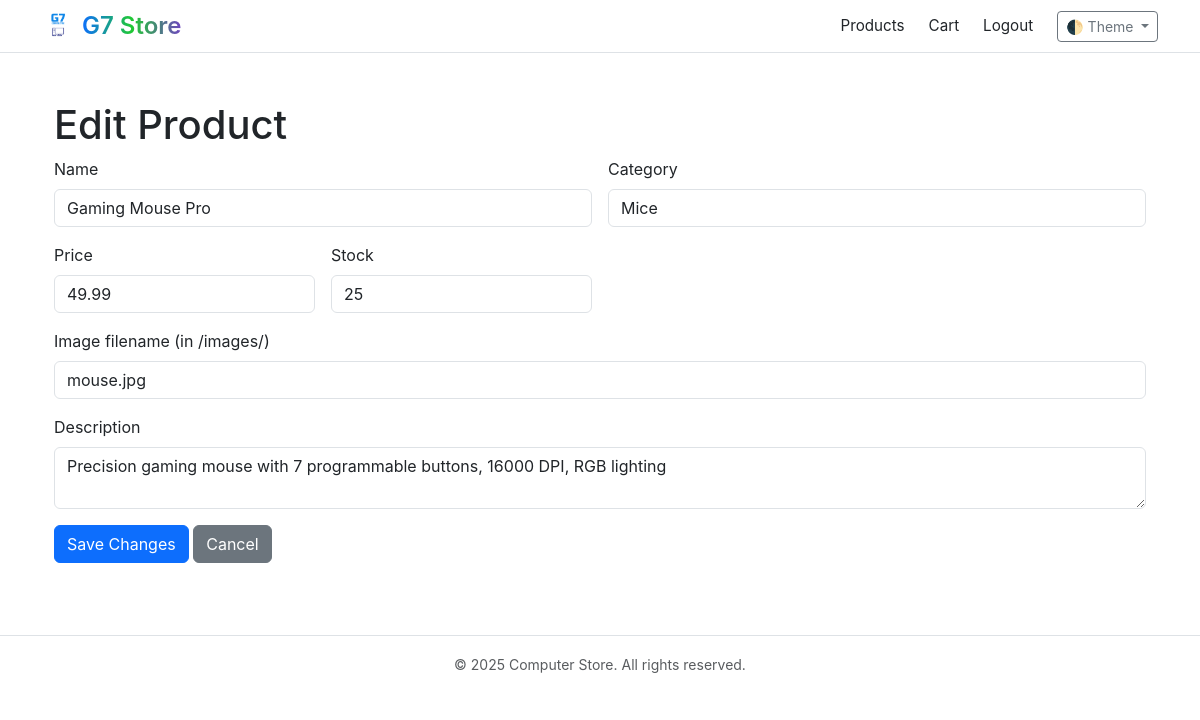
The app's page /admin/edit_product.php?id=10 (signed in) with its own data.
### tables this page shows
CREATE TABLE `products` (
  `id` int(11) NOT NULL,
  `name` varchar(255) DEFAULT NULL,
  `description` text DEFAULT NULL,
  `price` decimal(10,2) DEFAULT NULL,
  `image_url` varchar(255) DEFAULT NULL,
  `category` varchar(100) DEFAULT NULL,
  `stock` int(11) DEFAULT 10,
  `image` varchar(255) DEFAULT NULL
);

### admin/edit_product.php (the view, shortened to what this page needs)
<?php
include_once __DIR__ . '/../includes/auth.php';
include_once __DIR__ . '/../includes/header.php';
$id = $_GET['id'] ?? null;
$stmt = $pdo->prepare('SELECT * FROM products WHERE id = ? LIMIT 1');
$stmt->execute([$id]);
$product = $stmt->fetch();
?>
<div class="container py-4">
<h1>Edit Product</h1>
<form id="editProductForm" method="POST" class="row g-3" novalidate>
<div class="col-md-6">
    <label class="form-label">Name</label>
    <input name="name" class="form-control" value="<?php echo htmlspecialchars($_POST['name'] ?? $product['name']); ?>">
</div>
<div class="col-md-6">
    <label class="form-label">Category</label>
    <input name="category" class="form-control" value="<?php echo htmlspecialchars($_POST['category'] ?? $product['category']); ?>">
</div>
<div class="col-md-3">
    <label class="form-label">Price</label>
    <input name="price" type="number" step="0.01" class="form-control" value="<?php echo htmlspecialchars($_POST['price'] ?? $product['price']); ?>">
</div>
<div class="col-md-3">
    <label class="form-label">Stock</label>
    <input name="stock" type="number" class="form-control" value="<?php echo htmlspecialchars($_POST['stock'] ?? $product['stock']); ?>">
</div>
<div class="col-12">
    <label class="form-label">Image filename (in /images/)</label>
    <input name="image" class="form-control" value="<?php echo htmlspecialchars($_POST['image'] ?? $product['image']); ?>">
</div>
<div class="col-12">
    <label class="form-label">Description</label>
    <textarea name="description" class="form-control"><?php echo htmlspecialchars($_POST['description'] ?? $product['description']); ?></textarea>
</div>
<div class="col-12">
    <button class="btn btn-primary">Save Changes</button>
    <a href="products.php" class="btn btn-secondary">Cancel</a>
</div>
</form>
</div>
<?php include_once __DIR__ . '/../includes/footer.php'; ?>

### css/style.css (style rules this page uses)
body { font-family: -apple-system, BlinkMacSystemFont, "Segoe UI", Roboto, Oxygen; }
html, body { max-width: 100%; overflow-x: hidden; }

### records on screen
products: name "Gaming Mouse Pro", category "Mice", price "49.99", stock "25", image "mouse.jpg", description "Precision gaming mouse with 7 programmable buttons, 16000 DPI, RGB lighting"
